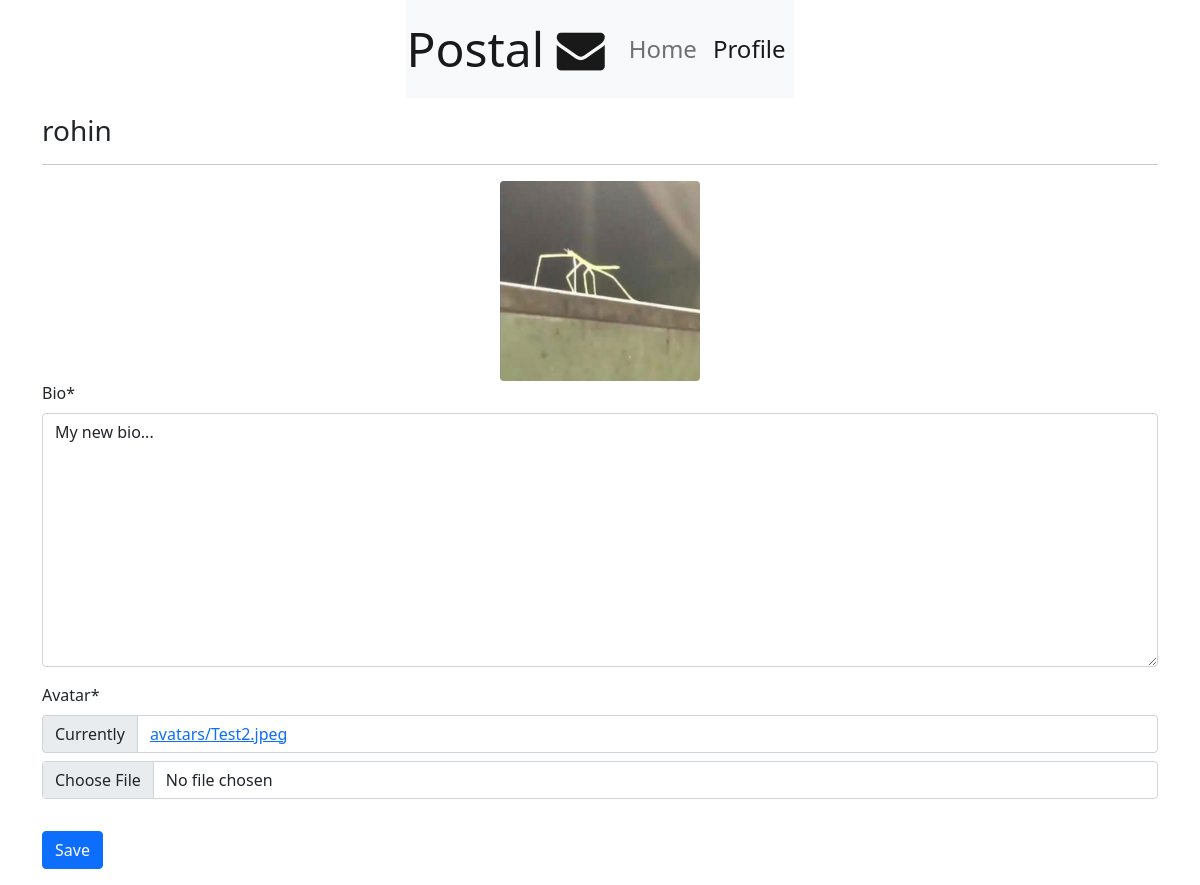
Before: /profiles/my/ (signed in) with the older database file.
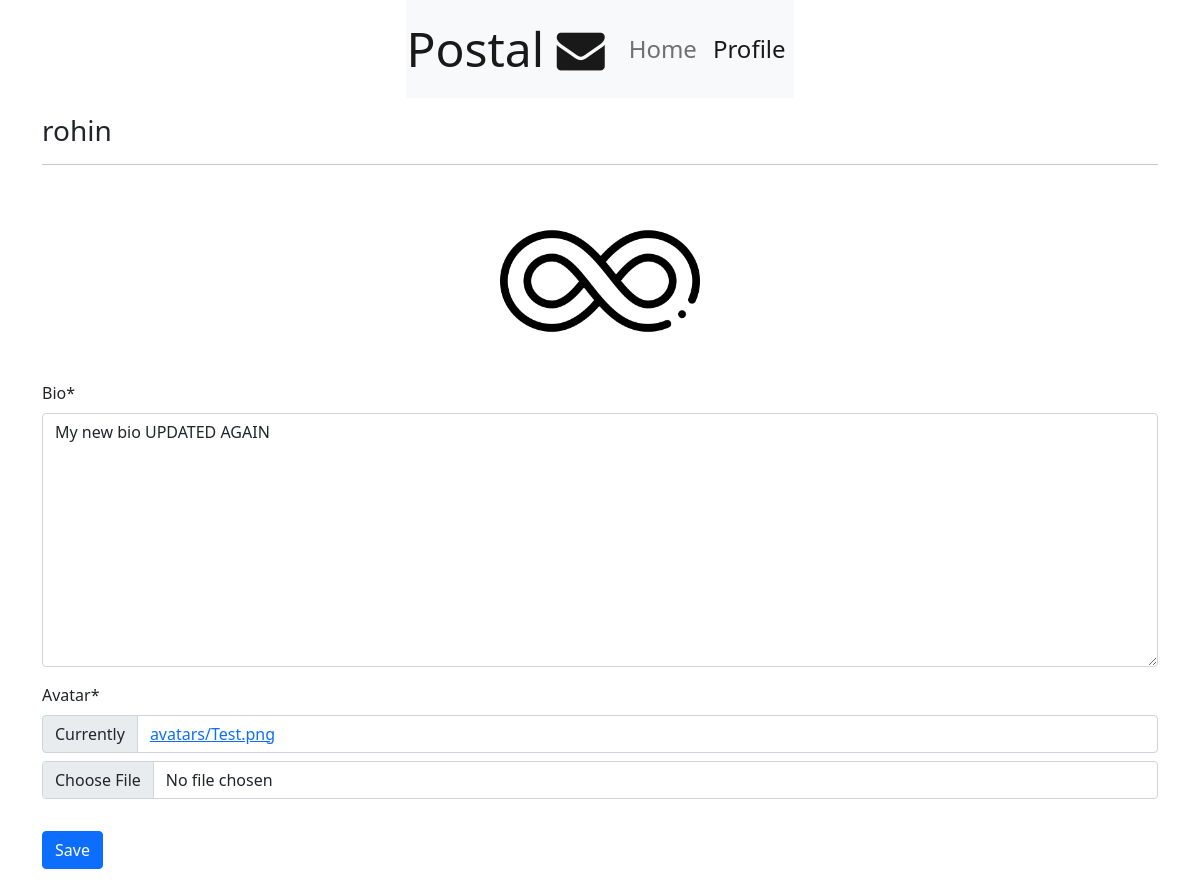
After: the same page with the newer database file.
### profiles/models.py (models this page shows, shortened)
class Profile(models.Model):
    user = models.OneToOneField(User, on_delete=models.CASCADE) # This reads as "one user per profile"
    bio = models.TextField(default="No bio...") # 'blank=True' okay as well
    avatar = models.ImageField(default='avatar.png', upload_to='avatars')
    updated = models.DateTimeField(auto_now=True) # Auto-populated
    create = models.DateTimeField(auto_now_add=True)

### profiles/views.py (the view, shortened to what this page needs)
# urls.py: path('my/', my_profile_view, name='my-profile')
@login_required
def my_profile_view(request):
    obj = Profile.objects.get(user=request.user)
    form = ProfileForm(request.POST or None, request.FILES or None, instance=obj)
    context = {
        'obj': obj,
        'form': form
    }
    return render(request, 'profiles/main.html', context)

### profiles/forms.py
class ProfileForm(forms.ModelForm):
    class Meta:
        model = Profile
        fields = ('bio', 'avatar')

### profiles/templates/profiles/main.html (shortened to what this page needs)
{% extends "base.html" %}
{% load static %}
{% load crispy_forms_tags %}
{% block content %}
    <h3>{{obj.user}}</h3>
    <hr>
    <div class="text-center" id="avatar-box">
        <img src="{{obj.avatar.url}}" class="rounded" height="200px" width="auto" alt="{{obj.user.username}}">
    </div>
    <form id="profile-form">
        {{form|crispy}}
        <button type="submit" class="btn btn-primary mt-3">Save</button>
    </form>
{% endblock %}

### templates/base.html (shortened to what this page needs)
{% load static %}
<!doctype html>
<html lang="en">
  <head>
    <link href="https://cdn.jsdelivr.net/npm/bootstrap@5.0.2/dist/css/bootstrap.min.css" rel="stylesheet">
    <link rel="stylesheet" href="{% static 'style.css' %}">
    <link rel="stylesheet" href="https://cdnjs.cloudflare.com/ajax/libs/font-awesome/4.7.0/css/font-awesome.min.css">
    <link rel="stylesheet" href="https://unpkg.com/dropzone@5/dist/min/dropzone.min.css" type="text/css" />
  </head>
  <body>
    {% include "navbar.html" %}
    <div class="container mt-3 mb-3">
        {% block content %}
        {% endblock content %}
    </div>
  </body>
</html>

### templates/navbar.html
{% url 'posts:main-page' as path_to_home %}
{% url 'profiles:my-profile' as path_to_my_profile %}
<div class="d-flex justify-content-center">
    <nav class="navbar navbar-expand-lg navbar-light bg-light" style="width: min-content;">
        <a class="navbar-brand" href="{{path_to_home}}" style="font-size:3em">Postal <i class="fa fa-envelope"></i></a>
        <div class="navbar-collapse" id="navbarSupportedContent">
            <ul class="navbar-nav me-auto mb-2 mb-lg-0 d-flex justify-content-center align-items-center">
                <li class="nav-item">
                    <a class="nav-link {% if request.path == path_to_home %} active {% endif %}" aria-current="page" href="{{path_to_home}}" style="font-size:1.5em; font-weight:500;">Home</a>
                </li>
                <li class="nav-item">
                    <a class="nav-link {% if request.path == path_to_my_profile %} active {% endif %}" href="{{path_to_my_profile}}" style="font-size:1.5em;">Profile</a>
                </li>
            </ul>
        </div>
    </nav>
</div>

Changed rows visible on the page:
changed Profile "rohin": avatar: a different picture; bio "My new bio..." → "My new bio UPDATED AGAIN"
Other visible differences:
text no longer shown: "Bio * Avatar * Currently avatars/Test2.jpeg"
text now shown: "Bio * Avatar * Currently avatars/Test.png"
